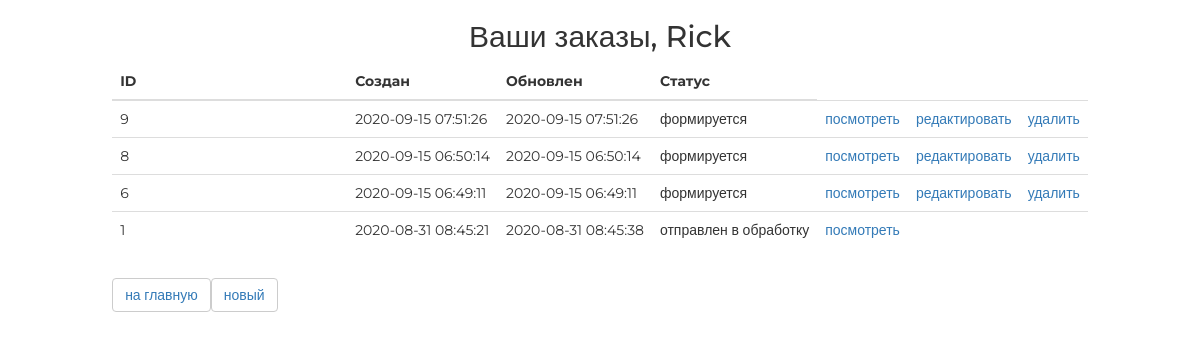
Screenshot of /order/ (signed in) with the database file from the repository.
### authapp/models.py (models this page shows, shortened)
class ShopUser(AbstractUser):
    avatar = models.ImageField(upload_to='users_avatars', blank=True)
    age = models.PositiveIntegerField(verbose_name='возраст', default=18)
    activation_key = models.CharField(max_length=128, blank=True)
    activation_key_expires = models.DateTimeField(default=(now() + timedelta(hours=48)))

### ordersapp/models.py (models this page shows, shortened)
class Order(models.Model):
    FORMING = 'FM'
    SENT_TO_PROCEED = 'STP'
    PROCEEDED = 'PRD'
    PAID = 'PD'
    READY = 'RDY'
    CANCEL = 'CNC'
    ORDER_STATUS_CHOICES = (
        (FORMING, 'формируется'),
        (SENT_TO_PROCEED, 'отправлен в обработку'),
        (PAID, 'оплачен'),
        (PROCEEDED, 'обрабатывается'),
        (READY, 'готов к выдаче'),
        (CANCEL, 'отменен'),
    )
    user = models.ForeignKey(settings.AUTH_USER_MODEL,
                             on_delete=models.CASCADE)
    created = models.DateTimeField(verbose_name='создан', auto_now_add=True)
    updated = models.DateTimeField(verbose_name='обновлен', auto_now=True)
    status = models.CharField(verbose_name='статус',
                              max_length=3,
                              choices=ORDER_STATUS_CHOICES,
                              default=FORMING)
    is_active = models.BooleanField(db_index=True, verbose_name='активен', default=True)
    class Meta:
        ordering = ('-created',)
        verbose_name = 'заказ'
        verbose_name_plural = 'заказы'

### ordersapp/views.py (the view)
class OrderList(ListView):
    model = Order
    def get_queryset(self):
        return Order.objects.filter(user=self.request.user)
    @method_decorator(login_required())
    def dispatch(self, *args, **kwargs):
        return super(ListView, self).dispatch(*args, **kwargs)

### mainapp/context_processors.py (called while the page is built)
def basket(request):
   basket = []
   if request.user.is_authenticated:
       basket = request.user.basket.select_related()
   return {
       'basket': basket,
   }

### ordersapp/templates/ordersapp/order_list.html
{% extends 'ordersapp/base.html' %}
{% load static %}
{% block content %}
    <div class="h2 text-center head">
        Ваши заказы, {% if user.first_name %}{{ user.first_name|title}}{% else %}Пользователь{% endif %}
    </div>
    <table class="table orders_list">
        <thead>
          <tr>
            <th>ID</th>
            <th>Создан</th>
            <th>Обновлен</th>
            <th>Статус</th>
          </tr>
        </thead>
        <tbody>
            {% for item in object_list %}
                {% if item.is_active %}
                <tr>
                    <td class="td1 orders_list">{{ item.pk }}</td>
                    <td>{{ item.created|date:"Y-m-d H:i:s" }}</td>
                    <td>{{ item.updated|date:"Y-m-d H:i:s" }}</td>
                    <td>{{ item.get_status_display }}</td>
                    <td>
                        <a href="{% url 'ordersapp:order_read' item.pk %}">посмотреть</a>
                    </td>
                    <td>
                        {% if item.status == 'FM' %}
                            <a href="{% url 'ordersapp:order_update' item.pk %}">редактировать</a>
                        {% endif %}
                    </td>
                    <td>
                        {% if item.status == 'FM' %}
                            <a href="{% url 'ordersapp:order_delete' item.pk %}">удалить</a>
                        {% endif %}
                    </td>
                </tr>
                {% endif %}
            {% endfor %}
        </tbody>
    </table>
    <button class="btn btn-default btn-round">
        <a href="{% url 'main' %}">
            на главную
        </a>
    </button>
    <button class="btn btn-default btn-round">
        <a href="{% url 'ordersapp:order_create' %}">
            новый
        </a>
    </button>
{% endblock %}

### static/css/style.css (style rules this page uses)
* { margin: 0; padding: 0; }
html,body { height: 100%; }

### static/css/style_2.css (style rules this page uses)
* { margin: 0; padding: 0; }
body { font-family: 'Montserrat', sans-serif; }
html, body { height: 100%; }
table { width: 100%; }
td:first-child { width: 235px; }
.btn { margin-top:10px; }

### rows the page displays
ShopUser: first_name "Rick"
Order: pk "9", created "2020-09-15 07:51:26", updated "2020-09-15 07:51:26", status "формируется", shows "редактировать", shows "удалить"
Order: pk "8", created "2020-09-15 06:50:14", updated "2020-09-15 06:50:14", status "формируется", shows "редактировать", shows "удалить"
Order: pk "6", created "2020-09-15 06:49:11", updated "2020-09-15 06:49:11", status "формируется", shows "редактировать", shows "удалить"
Order: pk "1", created "2020-08-31 08:45:21", updated "2020-08-31 08:45:38", status "отправлен в обработку"
